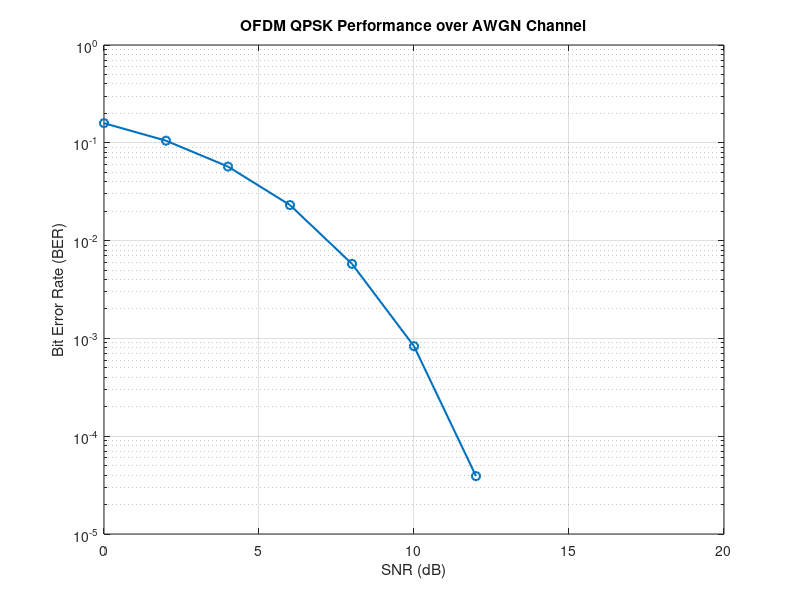
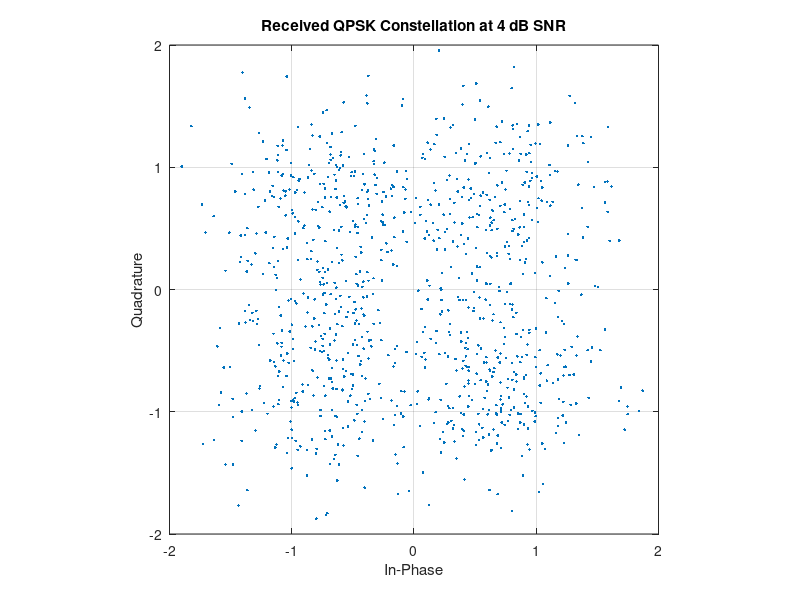
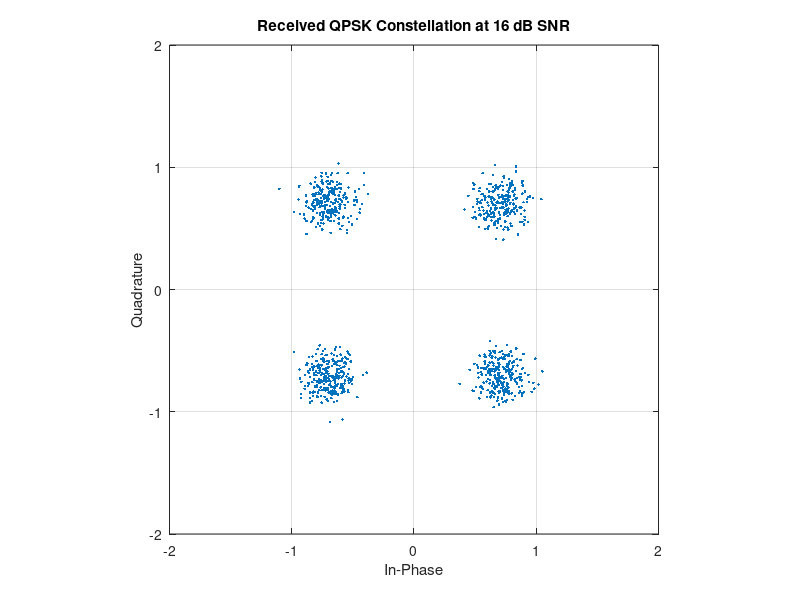

These charts were generated, in order, by the following MATLAB code:

%% OFDM Phase 2 - AWGN Channel and BER Analysis
clear;
clc;
close all;

rng(42);  % Reproducible simulation

%% System Parameters
Nfft = 64;
Ncp = 16;
numOFDMSymbols = 2000;
bitsPerSymbol = 2;

numBits = Nfft * numOFDMSymbols * bitsPerSymbol;
SNRdB = 0:2:20;

%% Generate Random Bits
txBits = randi([0 1], numBits, 1);

%% QPSK Modulation
bitPairs = reshape(txBits, 2, []);

I = 1 - 2*bitPairs(1,:);
Q = 1 - 2*bitPairs(2,:);

qpskSymbols = (I + 1j*Q)/sqrt(2);

%% Arrange Symbols into OFDM Frames
X = reshape(qpskSymbols, Nfft, numOFDMSymbols);

%% IFFT
txTime = ifft(X, Nfft, 1);

%% Add Cyclic Prefix
txFrame = [txTime(end-Ncp+1:end,:); txTime];
txSignal = txFrame(:);

%% AWGN Channel and Receiver
BER = zeros(size(SNRdB));

signalPower = mean(abs(txSignal).^2);

for k = 1:length(SNRdB)

    snrLinear = 10^(SNRdB(k)/10);
    noisePower = signalPower / snrLinear;

    % Complex Gaussian noise
    noise = sqrt(noisePower/2) * ...
        (randn(size(txSignal)) + 1j*randn(size(txSignal)));

    rxSignal = txSignal + noise;

    %% Receiver
    rxFrame = reshape(rxSignal, Nfft+Ncp, numOFDMSymbols);

    % Remove cyclic prefix
    rxTime = rxFrame(Ncp+1:end,:);

    % FFT
    Y = fft(rxTime, Nfft, 1);

    rxSymbols = Y(:);

    %% QPSK Demodulation
    rxI = real(rxSymbols) < 0;
    rxQ = imag(rxSymbols) < 0;

    rxBitPairs = [rxI.'; rxQ.'];
    rxBits = rxBitPairs(:);

    %% Calculate BER
    errors = sum(txBits ~= rxBits);
    BER(k) = errors / numBits;

    fprintf('SNR = %2d dB | Errors = %6d | BER = %.6f\n', ...
        SNRdB(k), errors, BER(k));

    % Save received symbols at 4 dB and 16 dB
    if SNRdB(k) == 4
        rxSymbolsLow = rxSymbols;
    elseif SNRdB(k) == 16
        rxSymbolsHigh = rxSymbols;
    end
end

%% Plot 1 - BER vs SNR
figure;
semilogy(SNRdB, BER, 'o-', 'LineWidth', 1.5);
grid on;
xlabel('SNR (dB)');
ylabel('Bit Error Rate (BER)');
title('OFDM QPSK Performance over AWGN Channel');

%% Plot 2 - Constellation at Low SNR
figure;
plot(real(rxSymbolsLow(1:1000)), ...
     imag(rxSymbolsLow(1:1000)), '.');
grid on;
axis equal;
xlim([-2 2]);
ylim([-2 2]);
xlabel('In-Phase');
ylabel('Quadrature');
title('Received QPSK Constellation at 4 dB SNR');

%% Plot 3 - Constellation at High SNR
figure;
plot(real(rxSymbolsHigh(1:1000)), ...
     imag(rxSymbolsHigh(1:1000)), '.');
grid on;
axis equal;
xlim([-2 2]);
ylim([-2 2]);
xlabel('In-Phase');
ylabel('Quadrature');
title('Received QPSK Constellation at 16 dB SNR');
